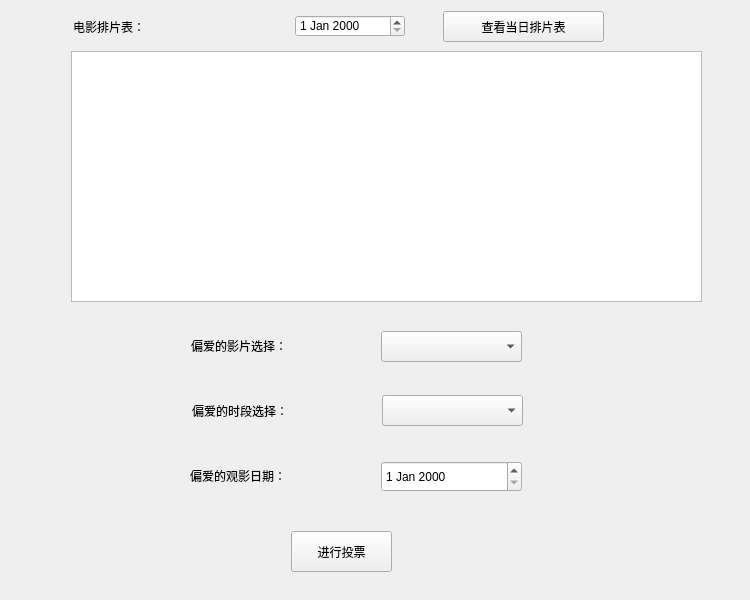
<?xml version="1.0" encoding="UTF-8"?>
<ui version="4.0">
 <class>vote</class>
 <widget class="QWidget" name="vote">
  <property name="geometry">
   <rect>
    <x>0</x>
    <y>0</y>
    <width>750</width>
    <height>600</height>
   </rect>
  </property>
  <property name="windowTitle">
   <string>Dialog</string>
  </property>
  <layout class="QGridLayout" name="gridLayout">
   <item row="0" column="0">
    <widget class="QStackedWidget" name="stack">
     <property name="minimumSize">
      <size>
       <width>0</width>
       <height>0</height>
      </size>
     </property>
     <property name="maximumSize">
      <size>
       <width>750</width>
       <height>600</height>
      </size>
     </property>
     <property name="currentIndex">
      <number>0</number>
     </property>
     <widget class="QWidget" name="vote_page">
      <widget class="QLabel" name="label">
       <property name="geometry">
        <rect>
         <x>180</x>
         <y>304</y>
         <width>211</width>
         <height>61</height>
        </rect>
       </property>
       <property name="styleSheet">
        <string notr="true">font: 290 12pt &quot;微软雅黑 Light&quot;;</string>
       </property>
       <property name="text">
        <string>偏爱的影片选择：</string>
       </property>
      </widget>
      <widget class="QLabel" name="label_2">
       <property name="geometry">
        <rect>
         <x>179</x>
         <y>429</y>
         <width>211</width>
         <height>71</height>
        </rect>
       </property>
       <property name="styleSheet">
        <string notr="true">font: 290 12pt &quot;微软雅黑 Light&quot;;</string>
       </property>
       <property name="text">
        <string>偏爱的观影日期：</string>
       </property>
      </widget>
      <widget class="QDateEdit" name="dateEdit">
       <property name="geometry">
        <rect>
         <x>370</x>
         <y>450</y>
         <width>141</width>
         <height>31</height>
        </rect>
       </property>
      </widget>
      <widget class="QPushButton" name="Vote">
       <property name="geometry">
        <rect>
         <x>280</x>
         <y>520</y>
         <width>101</width>
         <height>41</height>
        </rect>
       </property>
       <property name="text">
        <string>进行投票</string>
       </property>
      </widget>
      <widget class="QLabel" name="label_3">
       <property name="geometry">
        <rect>
         <x>62</x>
         <y>0</y>
         <width>151</width>
         <height>31</height>
        </rect>
       </property>
       <property name="styleSheet">
        <string notr="true">font: 290 12pt &quot;微软雅黑 Light&quot;;</string>
       </property>
       <property name="text">
        <string>电影排片表：</string>
       </property>
      </widget>
      <widget class="QComboBox" name="comboBox_movie">
       <property name="geometry">
        <rect>
         <x>370</x>
         <y>320</y>
         <width>141</width>
         <height>31</height>
        </rect>
       </property>
      </widget>
      <widget class="QLabel" name="label_4">
       <property name="geometry">
        <rect>
         <x>181</x>
         <y>379</y>
         <width>191</width>
         <height>41</height>
        </rect>
       </property>
       <property name="styleSheet">
        <string notr="true">font: 290 12pt &quot;微软雅黑 Light&quot;;</string>
       </property>
       <property name="text">
        <string>偏爱的时段选择：</string>
       </property>
      </widget>
      <widget class="QComboBox" name="comboBox_time">
       <property name="geometry">
        <rect>
         <x>371</x>
         <y>384</y>
         <width>141</width>
         <height>31</height>
        </rect>
       </property>
      </widget>
      <widget class="QTableWidget" name="tableWidget">
       <property name="geometry">
        <rect>
         <x>60</x>
         <y>40</y>
         <width>631</width>
         <height>251</height>
        </rect>
       </property>
      </widget>
      <widget class="QDateEdit" name="dateEdit_2">
       <property name="geometry">
        <rect>
         <x>284</x>
         <y>4</y>
         <width>110</width>
         <height>22</height>
        </rect>
       </property>
      </widget>
      <widget class="QPushButton" name="assign_search">
       <property name="geometry">
        <rect>
         <x>432</x>
         <y>0</y>
         <width>161</width>
         <height>31</height>
        </rect>
       </property>
       <property name="text">
        <string>查看当日排片表</string>
       </property>
      </widget>
     </widget>
     <widget class="QWidget" name="none_2"/>
     <widget class="QWidget" name="none"/>
    </widget>
   </item>
  </layout>
 </widget>
 <resources/>
 <connections/>
</ui>
